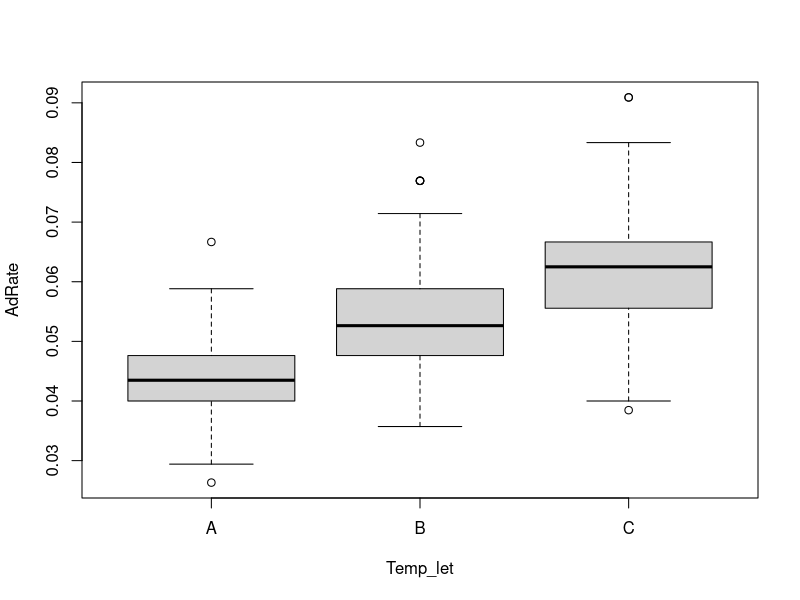
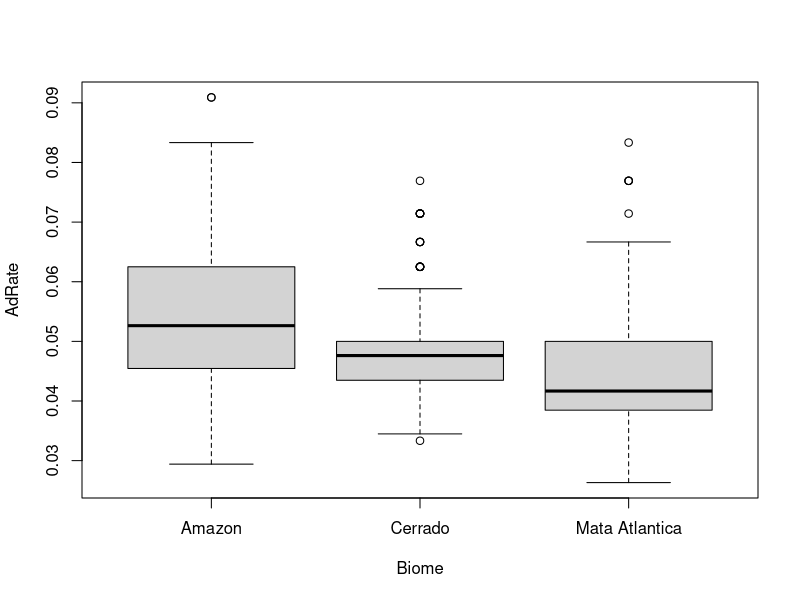
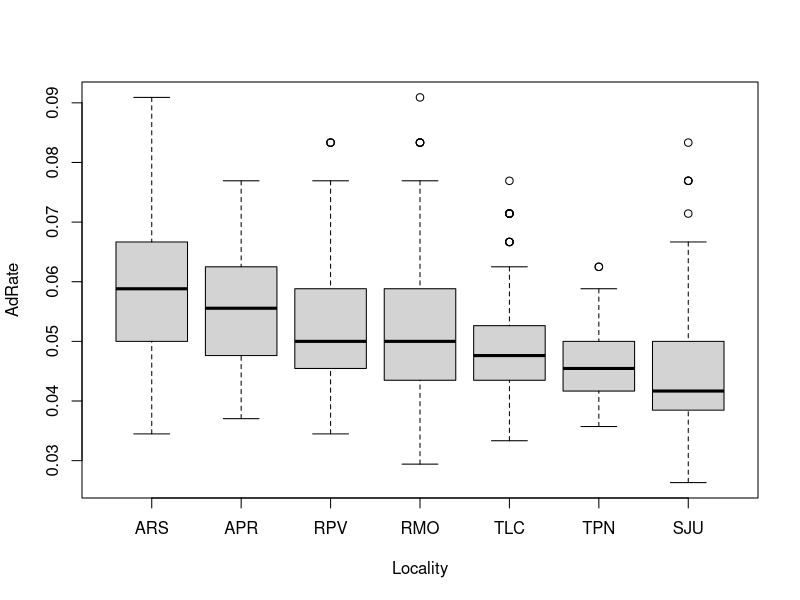

These figures' R source, in order: (Note: this script raises an error after producing the figures.)
## ---- chunk 1
knitr::opts_chunk$set(echo = TRUE)

setwd("C:/Users/vmc04/Documents/GitHub/wingproj/lifehist")
#laptop
setwd("C:/Users/virgc/GitHub/wingproj/lifehist")
lifehistshort<-read.csv("2017_10_18 Life history shortened.csv", header=TRUE)
lifehistshort$Locality=factor(lifehistshort$Locality, c("ARS","APR","RPV","RMO","TLC","TPN","SJU"))
lifehistshort$Lat_group=factor(lifehistshort$Lat_group, c(1,2,3))

survive<- subset(lifehistshort, !is.na(Sex1), c=(1:25))

library(dplyr)
library(lme4)

#Shapiro wilk on outcome variable
shapiro.test(survive$AdRate) #no
shapiro.test(survive$Wing.length..mm.) #no
shapiro.test(survive$LarvRate) #no
shapiro.test(survive$Puprate) #no
shapiro.test(survive$Puplen) #no

#descriptive data for intro table

##nested design in r
boxplot(AdRate~Temp_let, data=lifehistshort)
boxplot(AdRate~Biome, data=lifehistshort)
boxplot(AdRate~Locality, data=lifehistshort)

dotplot(AdRate~Locality|Biome, data=lifehistshort)

res1<-lm(AdRate~ Biome + Biome/Locality, data=lifehistshort)
anova(res1)
TukeyHSD(aov(res1), "Biome")
TukeyHSD(aov(res1), "Biome:Locality")

## effect of temp on proportion surviving by sex and location
lifetot<-read.csv("2017_10_19 Life hist totals for proportion  survived from temp.csv", header=TRUE)
lifetot$Total<-lifetot$Female+lifetot$Male+lifetot$Died
lifetot$PerFem<-lifetot$Female/lifetot$Total
lifetot$PerMal<-lifetot$Male/lifetot$Total
lifetot$Alive<-lifetot$Male+lifetot$Female

table( lifehistshort$Temp_let, lifehistshort$Sex1)
prop.test(table(lifehistshort$Temp_let, lifehistshort$Sex1), correct=FALSE)
#prop.test(table(lifehistshort$Temp_num, lifehistshort$Sex1), correct=FALSE)

table( lifehistshort$Locality, lifehistshort$Sex1)
prop.test(table(lifehistshort$Locality, lifehistshort$Sex1), correct=FALSE)

#library(MASS)
#survtab<-xtabs(Death_stat~Locality+Temp_let, data=lifehistshort)
#loglm(~Locality+Temp_let,survtab)

library(gmodels)
#make separate table
lifecont<-subset(lifehistshort, select=c(5,7,17) )
#CrossTable(lifehistshort$Death_stat, lifehistshort$Temp_let, chisq=TRUE)
#CrossTable(lifetot$Locality, lifetot$Temp, chisq=TRUE)

###WORKS FOR 3 WAY CONTINGENCY
lifecont1<-read.csv("2017_10_19 Life hist totals for proportion  survived from temp1.csv",header=TRUE)
class(lifecont1)
library(dplyr)
### Specify the order of factor levels
### Otherwise, R will alphabetize them
data=mutate(lifecont1, Locality=factor(Locality, levels=unique(Locality)),
            Temperature=factor(Temperature, levels=unique(Temperature)),
            Status=factor(Status, levels=unique(Status)))

data.xtabs=xtabs(Count~Locality+Temperature+Status, data=data)
ftable(data.xtabs)
mantelhaen.test(data.xtabs)

lifecont2<-lifecont1
lifecont2$Biome= ifelse(lifecont2$Locality=="ARS" | "APR", "Amazon", "Mata Atlantica")      
data=mutate(lifecont1, Locality=factor(Locality, levels=unique(Locality)),
            Temperature=factor(Temperature, levels=unique(Temperature)),
            Status=factor(Status, levels=unique(Status)))

data.xtabs=xtabs(Count~Locality+Temperature+Status, data=data)
ftable(data.xtabs)
mantelhaen.test(data.xtabs)
#ind fisher exact tests
#n=dim(data.xtabs)[3]
#for(i in 1:n){
#   Name = dimnames(data.xtabs)[3]$Locality[i]
#   P.value = fisher.test(data.xtabs[,,i])$p.value
#   cat(Name, "\n")
#   cat("Fisher test p-value: ", P.value, "\n")
#   cat("\n")
#  } #insufficient workspace even at 2e6




##glmm
#from Nakagawa et al 2013

shapiro.test(survive$AdRate)
shapiro.test(survive$Wing.length..mm.)
#not normally distributed

# Fit null model without fixed effects (but including all random effects)
mod_adrate0<-lmer(AdRate~1+(1|Biome)+(1|State), family=binomial, data=lifehistshort)
mod_adrate1<-lmer(AdRate~1+(1|Biome)+(1|State), family=binomial, data=lifehistshort,na.action=na.omit)
mod_adrateF1<-lmer(AdRate~Temp_let+Locality+(1|Biome)+(1|State), family=binomial, data=lifehistshort)
mod_adrateF2<-lmer(AdRate~Temp_let+Locality+(1|Biome)+(1|State), family=binomial, data=lifehistshort, na.action=na.omit)
summary(mod_adrate0)
modadrate<-AIC(mod_adrate0, mod_adrate1, mod_adrateF1, mod_adrateF2)
modadrate

##different distribution?
mod_adrate01<-glm(AdRate~1+(1|Biome)+(1|State), family=binomial(logit), data=lifehistshort)
mod_adrate11<-glm(AdRate~1+(1|Biome)+(1|State), family=binomial(logit), data=lifehistshort,na.action=na.omit)
mod_adrateF11<-glm(AdRate~Temp_let+Locality+(1|Biome)+(1|State), family=binomial(logit), data=lifehistshort)
mod_adrateF21<-glm(AdRate~Temp_let+Locality+(1|Biome)+(1|State), family=binomial(logit), data=lifehistshort, na.action=na.omit)
summary(mod_adrate01)
modadrate1<-AIC(mod_adrate01, mod_adrate11, mod_adrateF11, mod_adrateF21)
modadrate1

##body size
#null
mod_wing0<-lmer(Wing.length..mm.~1+(1|Biome)+(1|State), data=lifehistshort)
summary(mod_wing0)
#full
mod_wingf<-lmer(Wing.length..mm.~Sex+Temp_let+Locality+(1|Biome)+(1|State), data=lifehistshort)
summary(mod_wingf)

# AIC and BIC needs to be calcualted with ML not REML in body size models
m0wing <- lmer(Wing.length..mm.~1+(1|Biome)+(1|State), data = lifehistshort, REML = FALSE)
m01wing <- lmer(Wing.length..mm.~1+(1|Biome)+(1|State), data = lifehistshort, REML = FALSE, na.action=na.omit)
m02wing <- lmer(Wing.length..mm.~1+(1|Biome)+(1|State), data = lifehistshort, REML = FALSE, na.action=na.exclude)
m1wing <- lmer(Wing.length..mm.~Temp_let+(1|Biome)+(1|State), data = lifehistshort, REML = FALSE)
m2wing <- lmer(Wing.length..mm.~Temp_let+Locality+(1|Biome)+(1|State), data = lifehistshort, REML = FALSE)
mFwing <- lmer(Wing.length..mm.~Sex+Temp_let+Locality+(1|Biome)+(1|State), data = lifehistshort, REML = FALSE)

summary(m0wing)
summary(m01wing)
modelnaomit<-AIC(m0wing, m01wing,m02wing)
summary(mFwing)
model_wingAIC<-AIC(m0wing,m1wing,m2wing,mFwing)
print(model_wingAIC)

Data <- read.csv("mee3261-sup-0001-DataS1.csv")
m0 <- lmer(BodyL ~ 1 + (1 | Population) + (1 | Container), data = Data)

# Fit alternative model including fixed and all random effects
mF <- lmer(BodyL ~ Sex + Treatment + Habitat + (1 | Population) + (1 | Container), data = Data)

# View model fits for both models
summary(m0)
summary(mF)
m0ML <- lmer(BodyL ~ 1 + (1 | Population) + (1 | Container), data = Data, REML = FALSE)
mFML <- lmer(BodyL ~ Sex + Treatment + Habitat + (1 | Population) + (1 | Container), data = Data, REML = FALSE)

# View model fits for both models fitted by ML
summary(m0ML)
summary(mFML)



#*#*#*#*#*#*#*#*#*#*#*#TIME TO EMERGENCE
# Two Way Factorial Design 
#fit <- aov(y ~ A + B + A:B, data=mydataframe)
#fit <- aov(y ~ A*B, data=mydataframe) # same thing
# Analysis of Covariance 
#fit <- aov(y ~ A + x, data=mydataframe)

shapiro.test(survive$Emtime)
#not normal, use nonparametric test
#GLMM with poission
em_fit1gp<-glmer(Emtime~(1|Biome)+(1|State), data=survive, family=poisson)
summary(em_fit1gp)

em_fit2gp<-glmer(Emtime~Lat_group+(1|Biome)+(1|State), data=survive, family=poisson)
summary(em_fit2gp)

em_fit3gp<-glmer(Emtime~Lat_group+(1|Biome)+(1|Family)+Temp_let, data=survive, family=poisson)
summary(em_fit3gp)

em_fit4gp<-glmer(Emtime~(1|Biome)+(1|State)+Temp_let, data=survive, family=poisson)
summary(em_fit4gp)

em_fit5gp<-glmer(Emtime~(1|Biome)+Lat_group+Temp_let+Sex, data=survive, family=poisson)
summary(em_fit5gp)
emfitgp_mod<-AIC(em_fit1gp, em_fit2gp, em_fit3gp, em_fit4gp, em_fit5gp)
emfitgp_mod #fit3, 4, 5 all have similar AIC


#GLMM with gamma_ 
em_fit1gg<-glmer(Emtime~(1|Biome)+(1|State), data=survive, family=Gamma)
summary(em_fit1gg)

em_fit2gg<-glmer(Emtime~Lat_group+(1|Biome)+(1|State), data=survive, family=Gamma)
summary(em_fit2gg)

em_fit3gg<-glmer(Emtime~Lat_group+(1|Biome)+(1|Family)+Temp_let, data=survive, family=Gamma)
summary(em_fit3gg)

em_fit4gg<-glmer(Emtime~(1|Biome)+(1|State)+Temp_let, data=survive, family=Gamma)
summary(em_fit4gg)

em_fit5gg<-glmer(Emtime~(1|Biome)+Lat_group+Temp_let+Sex, data=survive, family=Gamma)
summary(em_fit5gg)

em_fit6gg<-glmer(Emtime~(1|Biome)+Lat_group*Temp_let+Sex, data=survive, family=Gamma)
summary(em_fit6gg)

em_fit7gg<-glmer(Emtime~(1|Biome)+Lat_group*Temp_let*Sex, data=survive, family=Gamma)
summary(em_fit7gg)

em_fit8gg<-glmer(Emtime~(1|Biome)+Lat_group+Temp_let*Sex, data=survive, family=Gamma)
summary(em_fit8gg)

emfitgg_mod<-AIC(em_fit1gg, em_fit2gg, em_fit3gg, em_fit4gg, em_fit5gg, em_fit6gg, em_fit7gg ,em_fit8gg)

#emfitgg3 has lowest AIC... but sex is sig in model 5....
#->em_fit3gg<-glmer(Emtime~Lat_group+(1|Biome)+(1|Family)+Temp_let, data=survive, family=Gamma)

#GLM, not glmm
emfit1<-glm(Emtime~Temp_let, data=survive, family=poisson)
emfit2<-glm(Emtime~Lat_group, data=survive, family=poisson)
emfit3<-glm(Emtime~Lat_group+Temp_let, data=survive, family=poisson)
emfit4<-glm(Emtime~Lat_group*Temp_let, data=survive, family=poisson)
emfit_mod<-AIC(emfit1, emfit2, emfit3, emfit4)

emfit1c<-glm(Emtime~Temp_num, data=survive, family=poisson)
emfit2c<-glm(Emtime~Lat_group, data=survive, family=poisson)
emfit3c<-glm(Emtime~Lat_group+Temp_num, data=survive, family=poisson)
emfit4c<-glm(Emtime~Lat_group*Temp_num, data=survive, family=poisson)
emfit_modc<-AIC(emfit1c, emfit2c, emfit3c, emfit4c)

#emtime data
emtime_avg<-aggregate(survive$Emtime, list(Locality= survive$Locality, Sex=survive$Sex, Temperature=survive$Temp_num), mean)
write.table(emtime_avg, "clipboard", sep='\t')
emtime_sd<-aggregate(survive$Emtime, list(Locality= survive$Locality, Sex=survive$Sex, Temperature=survive$Temp_num), sd)
write.table(emtime_sd, "clipboard", sep='\t')

emtime_avg1<-aggregate(survive$Emtime, list(Latitude= survive$Lat_group, Sex=survive$Sex, Temperature=survive$Temp_num), mean)
write.table(emtime_avg1, "clipboard", sep='\t')
emtime_sd1<-aggregate(survive$Emtime, list(Latitude= survive$Lat_group, Sex=survive$Sex, Temperature=survive$Temp_num), sd)
write.table(emtime_sd1, "clipboard", sep='\t')

emtime_avg2<-aggregate(survive$Emtime, list(Latitude= survive$Lat_group, Temperature=survive$Temp_num), mean)
write.table(emtime_avg2, "clipboard", sep='\t')
emtime_sd2<-aggregate(survive$Emtime, list(Latitude= survive$Lat_group, Temperature=survive$Temp_num), sd)
write.table(emtime_sd2, "clipboard", sep='\t')

##lsmeans on categorical (temp let and locality)
library(lsmeans)
em_post<-cld(lsmeans(emfit3, "Lat_group",adjust="tukey"))
em_post1g<-cld(lsmeans(em_fit1g, "Lat_group", adjust="tukey"))
em_post2<-cld(lsmeans(emfit3, "Temp_let",adjust="tukey"))


##&#& ANCOVA on EMTIME
em_anc<-lm(Emtime~Lat_group*Temp_let, data=survive)
summary(em_anc)
em_ancls<-cld(lsmeans(em_anc, c("Lat_group", "Temp_let")))

survivef<-subset(survive, Sex=="F", c(1:25))
survivem<-subset(survive, Sex=="M", c(1:25))

em_ancf<-lm(Emtime~Lat_group*Temp_let, data=survivef)
summary(em_ancf)
em_anclsf<-cld(lsmeans(em_ancf, c("Lat_group", "Temp_let")))

em_ancm<-lm(Emtime~Lat_group*Temp_let, data=survivem)
summary(em_ancm)
em_anclsm<-cld(lsmeans(em_ancm, c("Lat_group", "Temp_let")))

em_ancal<-lm(Emtime~Lat_group*Temp_let*Sex, data=survive)
summary(em_ancal)
em_anclsal<-cld(lsmeans(em_ancal, c("Lat_group", "Temp_let", "Sex")))


#*#*#*#*#*#*#*#*#*#*#*#RATE OF DEVELOPMENT (ADRATE)
# Two Way Factorial Design 
#fit <- aov(y ~ A + B + A:B, data=mydataframe)
#fit <- aov(y ~ A*B, data=mydataframe) # same thing
# Analysis of Covariance 
#fit <- aov(y ~ A + x, data=mydataframe)

shapiro.test(survive$AdRate)
#not normal, use nonparametric test

#GLMM with binomial, get non-integer #successes in a binomial glm error

#got error, so increase iterations and change optimizer?
glmerControl(optimizer="bobyqa", optCtrl = list(maxfun = 100000))

ad_fit1b<-glmer(AdRate~(1|Biome)+(1|State), data=survive, family=binomial)
summary(ad_fit1b)

ad_fit2b<-glmer(AdRate~Lat_group+(1|Biome)+(1|State), data=survive, family=binomial)
summary(ad_fit2b)

ad_fit3b<-glmer(AdRate~Lat_group+(1|Biome)+(1|Family)+Temp_let, data=survive, family=binomial)
summary(ad_fit3b)

ad_fit4b<-glmer(AdRate~(1|Biome)+(1|State)+Temp_let, data=survive, family=binomial)
summary(ad_fit4b)

ad_fit5b<-glmer(AdRate~(1|Biome)+Lat_group+Temp_let+Sex, data=survive, family=binomial)
ad_fit6b<-glmer(AdRate~(1|Biome)+(1|State)+Lat_group+Temp_let+Sex, data=survive, family=binomial)
summary(ad_fit5b)
adfitb_mod<-AIC(ad_fit1b, ad_fit2b, ad_fit3b, ad_fit4b, ad_fit5b, ad_fit6b)
adfitb_mod #fit1??


#GLMM with gamma-> Gives me large, negative AIC
ad_fit1g<-glmer(AdRate~(1|Biome)+(1|State), data=survive, family=Gamma)
summary(ad_fit1g)

ad_fit2g<-glmer(AdRate~Lat_group+(1|Biome)+(1|State), data=survive, family=Gamma)
summary(ad_fit2g)

ad_fit3g<-glmer(AdRate~Lat_group+(1|Biome)+(1|State)+Temp_let, data=survive, family=Gamma)
summary(ad_fit3g)

ad_fit4g<-glmer(AdRate~(1|Biome)+(1|State)+Temp_let, data=survive, family=Gamma)
summary(ad_fit4g)

ad_fit5g<-glmer(AdRate~(1|Biome)+Lat_group+Temp_let+Sex, data=survive, family=Gamma)
summary(ad_fit5g)
ad_fit6g<-glmer(AdRate~(1|Biome)+(1|State)+Lat_group+Temp_let+Sex, data=survive, family=Gamma)
summary(ad_fit6g)

ad_fit7g<-glmer(AdRate~(1|Biome)+(1|State)+Lat_group*Temp_let*Sex, data=survive, family=Gamma)
summary(ad_fit7g)

adfitb_modg<-AIC(ad_fit1g, ad_fit2g, ad_fit3g, ad_fit4g, ad_fit5g, ad_fit6g, ad_fit7g)
adfitb_modg
#adfit3, so sex not diff

#GLM with gaussian-> Gives me large, negative AIC
ad_fit1ga<-lmer(AdRate~(1|Biome)+(1|State), data=survive)
summary(ad_fit1ga)

ad_fit2ga<-lmer(AdRate~Lat_group+(1|Biome)+(1|State), data=survive)
summary(ad_fit2ga)

ad_fit3ga<-lmer(AdRate~Lat_group+(1|Biome)+(1|State)+Temp_let, data=survive)
summary(ad_fit3ga)

ad_fit4ga<-lmer(AdRate~(1|Biome)+(1|State)+Temp_let, data=survive)
summary(ad_fit4ga)

ad_fit5ga<-lmer(AdRate~(1|Biome)+Lat_group+Temp_let+Sex, data=survive)
summary(ad_fit5ga)
adfitb_modga<-AIC(ad_fit1ga, ad_fit2ga, ad_fit3ga, ad_fit4ga, ad_fit5ga)
adfitb_modga


#GLM, not glmm
adfit1<-glm(AdRate~Temp_let, data=survive, family=quasibinomial)
adfit2<-glm(AdRate~Lat_group, data=survive, family=quasibinomial)
adfit3<-glm(AdRate~Lat_group+Temp_let, data=survive, family=quasibinomial)
adfit4<-glm(AdRate~Lat_group*Temp_let, data=survive, family=quasibinomial)
adfit5<-glm(AdRate~Sex, data=survive, family=quasibinomial)
adfit6<-glm(AdRate~Sex+Temp_let, data=survive, family=quasibinomial)
adfit7<-glm(AdRate~Sex+Temp_let+Lat_group, data=survive, family=quasibinomial)
adfit_mod<-AIC(adfit1, adfit2, adfit3, adfit4, adfit5, adfit6, adfit7)

adfit1g<-glm(AdRate~Temp_let, data=survive, family=Gamma)
adfit2g<-glm(AdRate~Lat_group, data=survive, family=Gamma)
adfit3g<-glm(AdRate~Lat_group+Temp_let, data=survive, family=Gamma)
adfit4g<-glm(AdRate~Lat_group*Temp_let, data=survive, family=Gamma)
adfit5g<-glm(AdRate~Sex, data=survive, family=Gamma)
adfit6g<-glm(AdRate~Sex+Temp_let, data=survive, family=Gamma)
adfit7g<-glm(AdRate~Sex+Temp_let+Lat_group, data=survive, family=Gamma)
adfit_modg<-AIC(adfit1g, adfit2g, adfit3g, adfit4g, adfit5g, adfit6g, adfit7g)

#AdRate data
adtime_avg<-aggregate(survive$AdRate, list(Locality= survive$Locality, Sex=survive$Sex, Temperature=survive$Temp_num), mean)
write.table(adtime_avg, "clipboard", sep='\t')
adtime_sd<-aggregate(survive$AdRate, list(Locality= survive$Locality, Sex=survive$Sex, Temperature=survive$Temp_num), sd)
write.table(adtime_sd, "clipboard", sep='\t')

adtime_avg1<-aggregate(survive$AdRate, list(Latitude= survive$Lat_group, Sex=survive$Sex, Temperature=survive$Temp_num), mean)
write.table(adtime_avg1, "clipboard", sep='\t')
adtime_sd1<-aggregate(survive$AdRate, list(Latitude= survive$Lat_group, Sex=survive$Sex, Temperature=survive$Temp_num), sd)
write.table(adtime_sd1, "clipboard", sep='\t')

adtime_avg2<-aggregate(survive$AdRate, list(Latitude= survive$Lat_group, Temperature=survive$Temp_num), mean)
write.table(adtime_avg2, "clipboard", sep='\t')
adtime_sd2<-aggregate(survive$AdRate, list(Latitude= survive$Lat_group, Temperature=survive$Temp_num), sd)
write.table(adtime_sd2, "clipboard", sep='\t')

##lsmeans on categorical (temp let and locality)
library(lsmeans)
em_post<-cld(lsmeans(emfit3, "Lat_group",adjust="tukey"))
em_post1g<-cld(lsmeans(em_fit1g, "Lat_group", adjust="tukey"))
em_post2<-cld(lsmeans(emfit3, "Temp_let",adjust="tukey"))


##&#& ANCOVA on ADrate
ad_anc<-lm(AdRate~Lat_group*Temp_let, data=survive)
summary(ad_anc)
ad_ancls<-cld(lsmeans(ad_anc, c("Lat_group", "Temp_let")))

survivef<-subset(survive, Sex=="F", c(1:25))
survivem<-subset(survive, Sex=="M", c(1:25))

ad_ancf<-lm(AdRate~Lat_group*Temp_let, data=survivef)
summary(ad_ancf)
ad_anclsf<-cld(lsmeans(em_ancf, c("Lat_group", "Temp_let")))

ad_ancm<-lm(AdRate~Lat_group*Temp_let, data=survivem)
summary(ad_ancm)
ad_anclsm<-cld(lsmeans(ad_ancm, c("Lat_group", "Temp_let")))

ad_ancal<-lm(AdRate~Lat_group*Temp_let*Sex, data=survive)
summary(ad_ancal)
ad_anclsal<-cld(lsmeans(ad_ancal, c("Lat_group", "Temp_let", "Sex")))

#*#*#*#*#*#*#*#*#*#*#*#RATE OF LARVAE DEVELOPMENT (LARVRATE)
# Two Way Factorial Design 
#fit <- aov(y ~ A + B + A:B, data=mydataframe)
#fit <- aov(y ~ A*B, data=mydataframe) # same thing
# Analysis of Covariance 
#fit <- aov(y ~ A + x, data=mydataframe)

shapiro.test(survive$AdRate)
#not normal, use nonparametric test

#GLMM with binomial, get non-integer #successes in a binomial glm error

#got error, so increase iterations and change optimizer?
glmerControl(optimizer="bobyqa", optCtrl = list(maxfun = 100000))

lr_fit1b<-glmer(LarvRate~(1|Biome)+(1|State), data=survive, family=binomial)
summary(lr_fit1b)

lr_fit2b<-glmer(LarvRate~Lat_group+(1|Biome)+(1|State), data=survive, family=binomial)
summary(lr_fit2b)

lr_fit3b<-glmer(LarvRate~Lat_group+(1|Biome)+(1|Family)+Temp_let, data=survive, family=binomial)
summary(lr_fit3b)

lr_fit4b<-glmer(LarvRate~(1|Biome)+(1|State)+Temp_let, data=survive, family=binomial)
summary(lr_fit4b)

lr_fit5b<-glmer(LarvRate~(1|Biome)+Lat_group+Temp_let+Sex, data=survive, family=binomial)
lr_fit6b<-glmer(LarvRate~(1|Biome)+(1|State)+Lat_group+Temp_let+Sex, data=survive, family=binomial)
summary(lr_fit5b)

lr_fit7b<-glmer(LarvRate~(1|Biome)+(1|State)+Lat_group*Temp_let*Sex, data=survive, family=binomial)
summary(lr_fit7b)
lrfitb_mod<-AIC(lr_fit1b, lr_fit2b, lr_fit3b, lr_fit4b, lr_fit5b, lr_fit6b, lr_fit7b)
lrfitb_mod 


#GLMM with gamma-> Gives me large, negative AIC
lr_fit1g<-glmer(LarvRate~(1|Biome)+(1|State), data=survive, family=Gamma)
summary(lr_fit1g)
anova(lr_fit1g, lr_fit2g)
lr_fit2g<-glmer(LarvRate~Lat_group+(1|Biome)+(1|State), data=survive, family=Gamma)
summary(lr_fit2g)

lr_fit3g<-glmer(LarvRate~Lat_group+(1|Biome)+(1|State)+Temp_let, data=survive, family=Gamma)
summary(lr_fit3g)

lr_fit4g<-glmer(LarvRate~(1|Biome)+(1|State)+Temp_let, data=survive, family=Gamma)
summary(lr_fit4g)

lr_fit5g<-glmer(LarvRate~(1|Biome)+Lat_group+Temp_let+Sex, data=survive, family=Gamma)
summary(lr_fit5g)
lr_fit6g<-glmer(LarvRate~(1|Biome)+(1|State)+Lat_group+Temp_let+Sex, data=survive, family=Gamma)
summary(lr_fit6g)

lr_fit7g<-glmer(LarvRate~(1|Biome)+(1|State)+Lat_group*Temp_let*Sex, data=survive, family=Gamma)
summary(lr_fit7g)

lrfitb_modg<-AIC(lr_fit1g, lr_fit2g, lr_fit3g, lr_fit4g, lr_fit5g, lr_fit6g, lr_fit7g)
lrfitb_modg
#lrfit3g, so sex not diff

#GLM with gaussian-> Gives me large, negative AIC
lr_fit1ga<-lmer(LarvRate~(1|Biome)+(1|State), data=survive)
summary(lr_fit1ga)

lr_fit2ga<-lmer(LarvRate~Lat_group+(1|Biome)+(1|State), data=survive)
summary(lr_fit2ga)

lr_fit3ga<-lmer(LarvRate~Lat_group+(1|Biome)+(1|Family)+Temp_let, data=survive)
summary(lr_fit3ga)

lr_fit4ga<-lmer(LarvRate~(1|Biome)+(1|State)+Temp_let, data=survive)
summary(lr_fit4ga)

lr_fit5ga<-lmer(LarvRate~(1|Biome)+Lat_group+Temp_let+Sex, data=survive)
summary(lr_fit5ga)
lrfitb_modga<-AIC(lr_fit1ga, lr_fit2ga, lr_fit3ga, lr_fit4ga, lr_fit5ga)
lrfitb_modga



#LarvRate data
lrtime_avg<-aggregate(survive$LarvRate, list(Locality= survive$Locality, Sex=survive$Sex, Temperature=survive$Temp_num), mean)
write.table(lrtime_avg, "clipboard", sep='\t')
lrtime_sd<-aggregate(survive$LarvRate, list(Locality= survive$Locality, Sex=survive$Sex, Temperature=survive$Temp_num), sd)
write.table(lrtime_sd, "clipboard", sep='\t')

lrtime_avg1<-aggregate(survive$LarvRate, list(Latitude= survive$Lat_group, Sex=survive$Sex, Temperature=survive$Temp_num), mean)
write.table(lrtime_avg1, "clipboard", sep='\t')
lrtime_sd1<-aggregate(survive$LarvRate, list(Latitude= survive$Lat_group, Sex=survive$Sex, Temperature=survive$Temp_num), sd)
write.table(lrtime_sd1, "clipboard", sep='\t')

lrtime_avg2<-aggregate(survive$LarvRate, list(Latitude= survive$Lat_group, Temperature=survive$Temp_num), mean)
write.table(lrtime_avg2, "clipboard", sep='\t')
lrtime_sd2<-aggregate(survive$LarvRate, list(Latitude= survive$Lat_group, Temperature=survive$Temp_num), sd)
write.table(lrtime_sd2, "clipboard", sep='\t')


##lsmeans on categorical (temp let and locality)
library(lsmeans)
em_post<-cld(lsmeans(emfit3, "Lat_group",adjust="tukey"))
em_post1g<-cld(lsmeans(em_fit1g, "Lat_group", adjust="tukey"))
em_post2<-cld(lsmeans(emfit3, "Temp_let",adjust="tukey"))


##&#& ANCOVA on LarvRate
lr_anc<-lm(LarvRate~Lat_group*Temp_let, data=survive)
summary(lr_anc)
lr_ancls<-cld(lsmeans(lr_anc, c("Lat_group", "Temp_let")))

survivef<-subset(survive, Sex=="F", c(1:25))
survivem<-subset(survive, Sex=="M", c(1:25))

lr_ancf<-lm(LarvRate~Lat_group*Temp_let, data=survivef)
summary(lr_ancf)
lr_anclsf<-cld(lsmeans(lr_ancf, c("Lat_group", "Temp_let")))

lr_ancm<-lm(LarvRate~Lat_group*Temp_let, data=survivem)
summary(lr_ancm)
lr_anclsm<-cld(lsmeans(lr_ancm, c("Lat_group", "Temp_let")))

lr_ancal<-lm(LarvRate~Lat_group*Temp_let*Sex, data=survive)
summary(lr_ancal)
lr_anclsal<-cld(lsmeans(lr_ancal, c("Lat_group", "Temp_let", "Sex")))

#*#*#*#*#*#*#*#*#*#*#*# LENGTH OF ADULT LIFE
# Two Way Factorial Design 
#fit <- aov(y ~ A + B + A:B, data=mydataframe)
#fit <- aov(y ~ A*B, data=mydataframe) # same thing
# Analysis of Covariance 
#fit <- aov(y ~ A + x, data=mydataframe)

shapiro.test(survive$AL)
#not normal, use nonparametric test

#GLMM with binomial, get non-integer #successes in a binomial glm error

#got error, so increase iterations and change optimizer?
glmerControl(optimizer="bobyqa", optCtrl = list(maxfun = 100000))

al_fit1p<-glmer(AL~(1|Biome)+(1|State), data=survive, family=poisson)
summary(al_fit1p)

al_fit2p<-glmer(AL~Lat_group+(1|Biome)+(1|State), data=survive, family=poisson)
summary(al_fit2p)

al_fit3p<-glmer(AL~Lat_group+(1|Biome)+(1|Family)+Temp_let, data=survive, family=poisson)
summary(al_fit3p)

al_fit4p<-glmer(AL~(1|Biome)+(1|State)+Temp_let, data=survive, family=poisson)
summary(al_fit4p)

al_fit5p<-glmer(AL~(1|Biome)+Lat_group+Temp_let+Sex, data=survive, family=poisson)
al_fit6p<-glmer(AL~(1|Biome)+(1|State)+Lat_group+Temp_let+Sex, data=survive, family=poisson)
summary(al_fit5p)
al_fit7p<-glmer(AL~(1|Biome)+(1|State)+Lat_group*Temp_let*Sex, data=survive, family=poisson)
alfitp_mod<-AIC(al_fit1p, al_fit2p, al_fit3p, al_fit4p, al_fit5p, al_fit6p,al_fit7p)
alfitp_mod 

###al_fit5p is lowest

#GLMM with binomial

al_fit1b<-glmer(AL~(1|Biome)+(1|State), data=survive, family=binomial)
summary(al_fit1b)



#GLMM with gamma-> Gives me large, negative AIC
al_fit1g<-glmer(AL~(1|Biome)+(1|State), data=survive, family=Gamma)
summary(al_fit1g)
#GAMMA DOES NOT WORK WITH AL


#GLM with gaussian-> Gives me large, negative AIC
lr_fit1ga<-lmer(LarvRate~(1|Biome)+(1|State), data=survive)
summary(lr_fit1ga)

lr_fit2ga<-lmer(LarvRate~Lat_group+(1|Biome)+(1|State), data=survive)
summary(lr_fit2ga)

lr_fit3ga<-lmer(LarvRate~Lat_group+(1|Biome)+(1|Family)+Temp_let, data=survive)
summary(lr_fit3ga)

lr_fit4ga<-lmer(LarvRate~(1|Biome)+(1|State)+Temp_let, data=survive)
summary(lr_fit4ga)

lr_fit5ga<-lmer(LarvRate~(1|Biome)+Lat_group+Temp_let+Sex, data=survive)
summary(lr_fit5ga)
lrfitb_modga<-AIC(lr_fit1ga, lr_fit2ga, lr_fit3ga, lr_fit4ga, lr_fit5ga)
lrfitb_modga



#LarvRate data
altime_avg<-aggregate(survive$AL, list(Locality= survive$Locality, Sex=survive$Sex, Temperature=survive$Temp_num), mean)
write.table(altime_avg, "clipboard", sep='\t')
altime_sd<-aggregate(survive$AL, list(Locality= survive$Locality, Sex=survive$Sex, Temperature=survive$Temp_num), sd)
write.table(altime_sd, "clipboard", sep='\t')

altime_avg1<-aggregate(survive$AL, list(Latitude= survive$Lat_group, Sex=survive$Sex, Temperature=survive$Temp_num), mean)
write.table(altime_avg1, "clipboard", sep='\t')
altime_sd1<-aggregate(survive$AL, list(Latitude= survive$Lat_group, Sex=survive$Sex, Temperature=survive$Temp_num), sd)
write.table(altime_sd1, "clipboard", sep='\t')

altime_avg2<-aggregate(survive$AL, list(Latitude= survive$Lat_group, Temperature=survive$Temp_num), mean)
write.table(altime_avg2, "clipboard", sep='\t')
altime_sd2<-aggregate(survive$AL, list(Latitude= survive$Lat_group, Temperature=survive$Temp_num), sd)
write.table(altime_sd2, "clipboard", sep='\t')



##lsmeans on categorical (temp let and locality)
library(lsmeans)
em_post<-cld(lsmeans(emfit3, "Lat_group",adjust="tukey"))
em_post1g<-cld(lsmeans(em_fit1g, "Lat_group", adjust="tukey"))
em_post2<-cld(lsmeans(emfit3, "Temp_let",adjust="tukey"))


##&#& ANCOVA on LarvRate
al_anc<-lm(AL~Lat_group*Temp_let, data=survive)
summary(al_anc)
al_ancls<-cld(lsmeans(al_anc, c("Lat_group", "Temp_let")))

survivef<-subset(survive, Sex=="F", c(1:25))
survivem<-subset(survive, Sex=="M", c(1:25))

al_ancf<-lm(AL~Lat_group*Temp_let, data=survivef)
summary(al_ancf)
al_anclsf<-cld(lsmeans(al_ancf, c("Lat_group", "Temp_let")))

al_ancm<-lm(AL~Lat_group*Temp_let, data=survivem)
summary(al_ancm)
al_anclsm<-cld(lsmeans(al_ancm, c("Lat_group", "Temp_let")))

al_ancal<-lm(AL~Lat_group*Temp_let*Sex, data=survive)
summary(al_ancal)
al_anclsal<-cld(lsmeans(al_ancal, c("Lat_group", "Temp_let", "Sex")))

#*#*#*#*#*#*#*#*#*#*#*# LENGTH OF WING- BODY SIZE
# Two Way Factorial Design 
#fit <- aov(y ~ A + B + A:B, data=mydataframe)
#fit <- aov(y ~ A*B, data=mydataframe) # same thing
# Analysis of Covariance 
#fit <- aov(y ~ A + x, data=mydataframe)

shapiro.test(survive$Wing.length..mm.)
#not normal, use nonparametric test

#GLMM with gamma, high negative aic

wl_fit1b<-glmer(Wing.length..mm.~(1|Biome)+(1|State), data=survive, family=Gamma)
summary(wl_fit1b)

wl_fit2b<-glmer(Wing.length..mm.~Lat_group+(1|Biome)+(1|State), data=survive, family=Gamma)
summary(wl_fit2b)

wl_fit3b<-glmer(Wing.length..mm.~Lat_group+(1|Biome)+(1|Family)+Temp_let, data=survive, family=Gamma)
summary(wl_fit3b)

wl_fit4b<-glmer(Wing.length..mm.~(1|Biome)+(1|State)+Temp_let, data=survive, family=Gamma)
summary(wl_fit4b)

wl_fit5b<-glmer(Wing.length..mm.~(1|Biome)+Lat_group+Temp_let+Sex, data=survive, family=Gamma)
wl_fit6b<-glmer(Wing.length..mm.~(1|Biome)+(1|State)+Lat_group+Temp_let+Sex, data=survive, family=Gamma)
summary(wl_fit5b)
wl_fit7b<-glmer(Wing.length..mm.~(1|Biome)+(1|State)+Lat_group*Temp_let*Sex, data=survive, family=Gamma)
wl_itb_mod<-AIC(wl_fit1b, wl_fit2b, wl_fit3b, wl_fit4b, wl_fit5b, wl_fit6b,wl_fit7b)
wl_itb_mod 

###wl_fit7p is lowest followed by fit3b

#GLMM with poisson- HATE, not integers
wl_fit1p<-glmer(Wing.length..mm.~(1|Biome)+(1|State), data=survive, family=poisson)

wl_fit1p<-glmer(Wing.length..mm.~(1|Biome)+(1|State), data=survive, family=poisson)
summary(wl_fit1b)

wl_fit2p<-glmer(Wing.length..mm.~Lat_group+(1|Biome)+(1|State), data=survive, family=poisson)
summary(wl_fit2b)

wl_fit3p<-glmer(Wing.length..mm.~Lat_group+(1|Biome)+(1|Family)+Temp_let, data=survive, family=poisson)
summary(wl_fit3b)

wl_fit4p<-glmer(Wing.length..mm.~(1|Biome)+(1|State)+Temp_let, data=survive, family=poisson)
summary(wl_fit4b)

wl_fit5p<-glmer(Wing.length..mm.~(1|Biome)+Lat_group+Temp_let+Sex, data=survive, family=poisson)
wl_fit6p<-glmer(Wing.length..mm.~(1|Biome)+(1|State)+Lat_group+Temp_let+Sex, data=survive, family=poisson)
summary(wl_fit5b)
wl_fit7p<-glmer(Wing.length..mm.~(1|Biome)+(1|State)+Lat_group*Temp_let*Sex, data=survive, family=poisson)
wl_itp_mod<-AIC(wl_fit1p, wl_fit2p, wl_fit3p, wl_fit4p, wl_fit5p, wl_fit6p,wl_fit7p)
wl_itp_mod 


wl_anca<-lm(Wing.length..mm.~Lat_group*Temp_let, data=survive)
summary(wl_anca)
al_anclsa<-cld(lsmeans(wl_anca, c("Lat_group", "Temp_let")))


#GLMM with gamma-> Gives me large, negative AIC
al_fit1g<-glmer(AL~(1|Biome)+(1|State), data=survive, family=Gamma)
summary(al_fit1g)
#GAMMA DOES NOT WORK WITH AL


#GLM with gaussian-> Gives me large, negative AIC
lr_fit1ga<-lmer(LarvRate~(1|Biome)+(1|State), data=survive)
summary(lr_fit1ga)

lr_fit2ga<-lmer(LarvRate~Lat_group+(1|Biome)+(1|State), data=survive)
summary(lr_fit2ga)

lr_fit3ga<-lmer(LarvRate~Lat_group+(1|Biome)+(1|Family)+Temp_let, data=survive)
summary(lr_fit3ga)

lr_fit4ga<-lmer(LarvRate~(1|Biome)+(1|State)+Temp_let, data=survive)
summary(lr_fit4ga)

lr_fit5ga<-lmer(LarvRate~(1|Biome)+Lat_group+Temp_let+Sex, data=survive)
summary(lr_fit5ga)
lrfitb_modga<-AIC(lr_fit1ga, lr_fit2ga, lr_fit3ga, lr_fit4ga, lr_fit5ga)
lrfitb_modga



#Wing length data
wltime_avg<-aggregate(survive$Wing.length..mm., list(Locality= survive$Locality, Sex=survive$Sex, Temperature=survive$Temp_num), mean, na.rm=TRUE)
write.table(wltime_avg, "clipboard", sep='\t')
wltime_sd<-aggregate(survive$Wing.length..mm., list(Locality= survive$Locality, Sex=survive$Sex, Temperature=survive$Temp_num), sd, na.rm=TRUE)
write.table(wltime_sd, "clipboard", sep='\t')

wltime_avg1<-aggregate(survive$Wing.length..mm., list(Latitude= survive$Lat_group, Sex=survive$Sex, Temperature=survive$Temp_num), mean, na.rm=TRUE)
write.table(wltime_avg1, "clipboard", sep='\t')
wltime_sd1<-aggregate(survive$Wing.length..mm., list(Latitude= survive$Lat_group, Sex=survive$Sex, Temperature=survive$Temp_num), sd, na.rm=TRUE)
write.table(wltime_sd1, "clipboard", sep='\t')

wltime_avg2<-aggregate(survive$Wing.length..mm., list(Latitude= survive$Lat_group, Temperature=survive$Temp_num), mean, na.rm=TRUE)
write.table(wltime_avg2, "clipboard", sep='\t')
wltime_sd2<-aggregate(survive$Wing.length..mm., list(Latitude= survive$Lat_group, Temperature=survive$Temp_num), sd, na.rm=TRUE)
write.table(wltime_sd2, "clipboard", sep='\t')


##lsmeans on categorical (temp let and locality)
library(lsmeans)
em_post<-cld(lsmeans(emfit3, "Lat_group",adjust="tukey"))
em_post1g<-cld(lsmeans(em_fit1g, "Lat_group", adjust="tukey"))
em_post2<-cld(lsmeans(emfit3, "Temp_let",adjust="tukey"))


##&#& ANCOVA on LarvRate
wl_anc<-lm(Wing.length..mm.~Lat_group*Temp_let, data=survive)
summary(wl_anc)
wl_ancls<-cld(lsmeans(wl_anc, c("Lat_group", "Temp_let")))

survivef<-subset(survive, Sex=="F", c(1:25))
survivem<-subset(survive, Sex=="M", c(1:25))

al_ancf<-lm(AL~Lat_group*Temp_let, data=survivef)
summary(al_ancf)
al_anclsf<-cld(lsmeans(al_ancf, c("Lat_group", "Temp_let")))

al_ancm<-lm(AL~Lat_group*Temp_let, data=survivem)
summary(al_ancm)
al_anclsm<-cld(lsmeans(al_ancm, c("Lat_group", "Temp_let")))

al_ancal<-lm(AL~Lat_group*Temp_let*Sex, data=survive)
summary(al_ancal)
al_anclsal<-cld(lsmeans(al_ancal, c("Lat_group", "Temp_let", "Sex")))

## ---- chunk 2
summary(cars)
## ---- chunk 3
plot(pressure)
